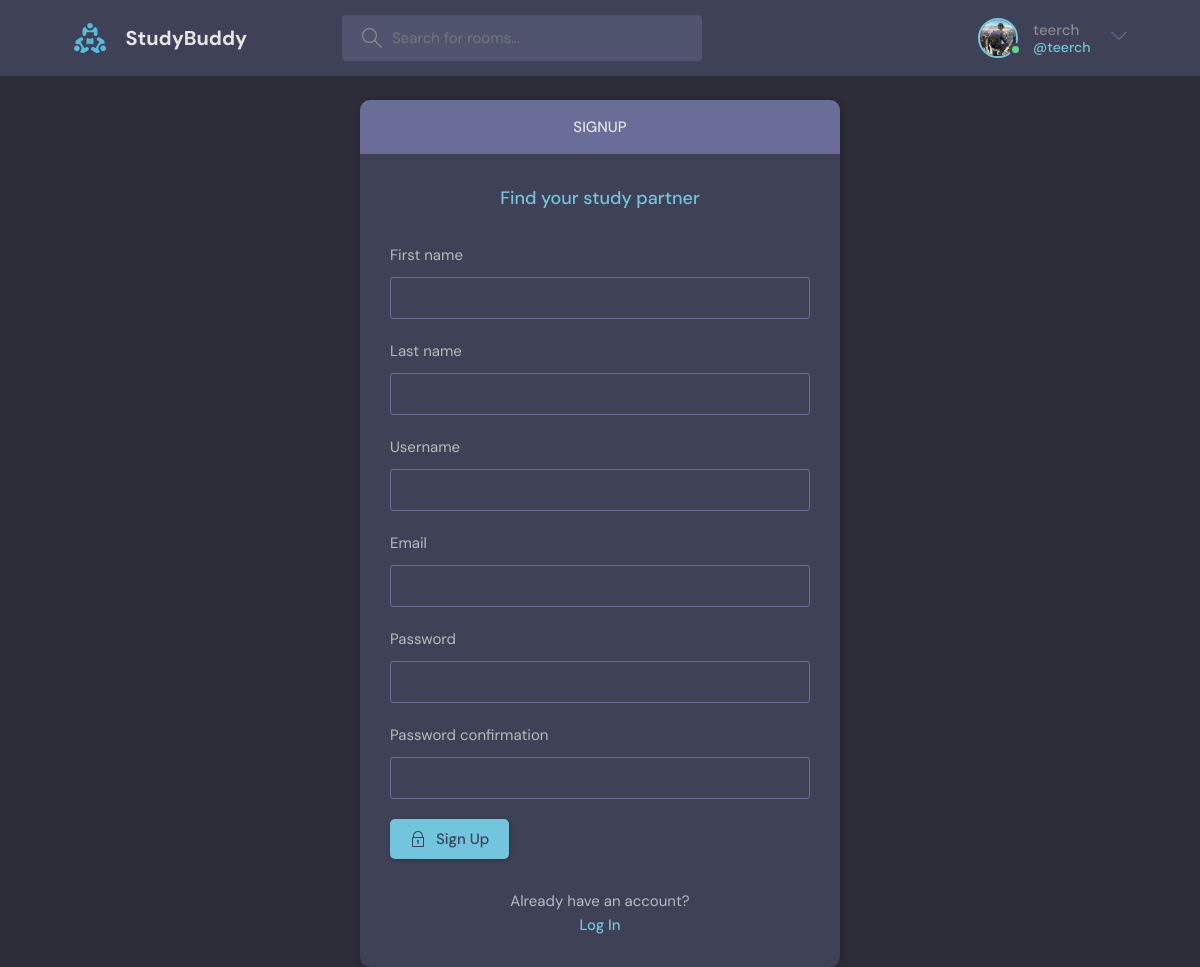
Page /register (signed in) on the committed database.
### base/models.py (models this page shows)
class User(AbstractUser):
    email = models.EmailField(unique=True, null=True)
    bio = models.TextField(null=True)
    avatar = models.ImageField(null=True, default="avatar.svg")
    USERNAME_FIELD = 'email'
    REQUIRED_FIELDS = []

### base/views.py (the view, shortened to what this page needs)
# urls.py: path('register', views.register_page, name="register"),
def register_page(request):
    form = CreateUserForm()
    context = {"form": form}
    return render(request, "base/login_register.html", context)

### base/forms.py
class CreateUserForm(UserCreationForm):
    class Meta:
        model = User
        fields = ['first_name', 'last_name', 'username', 'email','password1', 'password2']

### base/templates/base/login_register.html (shortened to what this page needs)
{% extends "layout.html" %}
{% block content %}
{% if page == 'login' %}
<main class="auth layout">
    <div class="container">
        <div class="layout__box">
            <div class="layout__boxHeader">
                <div class="layout__boxTitle">
                    <h3>Login</h3>
                </div>
            </div>
            <div class="layout__body">
                <h2 class="auth__tagline">
                    Find your study partner
                </h2>
                <form class="form" action="" method="post">
                    {% csrf_token %}
                    {% for field in form %}
                        <div class="form__group form__group">
                            <label for="room_name">{{field.label}}</label>
                            {{field}}
                        </div>
                    {% endfor %}
                    <button class="btn btn--main" type="submit">
                        <svg
                            version="1.1"
                            xmlns="http://www.w3.org/2000/svg"
                            width="32"
                            height="32"
                            viewBox="0 0 32 32"
                        >
                        <title>lock</title>
                        <path
                        d="M27 12h-1v-2c0-5.514-4.486-10-10-10s-10 4.486-10 10v2h-1c-0.553 0-1 0.447-1 1v18c0 0.553 0.447 1 1 1h22c0.553 0 1-0.447 1-1v-18c0-0.553-0.447-1-1-1zM8 10c0-4.411 3.589-8 8-8s8 3.589 8 8v2h-16v-2zM26 30h-20v-16h20v16z"
                        ></path>
                        <path
                        d="M15 21.694v4.306h2v-4.306c0.587-0.348 1-0.961 1-1.694 0-1.105-0.895-2-2-2s-2 0.895-2 2c0 0.732 0.413 1.345 1 1.694z"
                        ></path>
                        </svg>
                        Login
                    </button>
                </form>
                <div class="auth__action">
                    <p>Haven't signed up yet?</p>
                    <a href="{% url 'register' %}" class="btn btn--link">Sign Up</a>
                </div>
            </div>
        </div>
    </div>
</main>
{% else %}
<main class="auth layout">
    <div class="container">
        <div class="layout__box">
            <div class="layout__boxHeader">
                <div class="layout__boxTitle">
                    <h3>Signup</h3>
                </div>
            </div>
            <div class="layout__body">
                <h2 class="auth__tagline">
                    Find your study partner
                </h2>
                <form class="form" action="" method="post">
                    {% for field in form %}
                        <div class="form__group form__group">
                            <label for="room_name">
                                {{field.label}}
                            </label>
                            {{field}}
                        </div>
                    {% endfor %}
                    <button class="btn btn--main" type="submit">
                        Sign Up
                    </button>
                </form>
                <div class="auth__action">
                    <p>Already have an account?</p>
                    <a href="{% url 'login' %}" class="btn btn--link">Log In</a>
                </div>
            </div>
        </div>
    </div>
</main>
{% endif %}
{% endblock  %}

### templates/navbar.html (shortened to what this page needs)
{% load static %}
<header class="header header--loggedIn">
  <div class="container">
    <a href="{% url 'home' %}" class="header__logo">
      <img src="{% static 'images/logo.svg' %}" />
      <h1>StudyBuddy</h1>
    </a>
    <form class="header__search" method="GET" action="{% url 'home' %}">
      <label>
        <input name="q" placeholder="Search for rooms..." />
      </label>
    </form>
    <nav class="header__menu" style="display:flex;justify-content: center; align-items:center;">
      {% if request.user.is_authenticated %}
      <div class="header__user">
        <a href="{% url 'profile' request.user.id %}">
          <div class="avatar avatar--medium active">
            <img src="{{request.user.avatar.url}}" />
          </div>
          <p>{{request.user.username}} <span>@{{request.user.username}}</span></p>
        </a>
        <button class="dropdown-button">
          <svg
            version="1.1"
            xmlns="http://www.w3.org/2000/svg"
            width="32"
            height="32"
            viewBox="0 0 32 32"
          >
            <title>chevron-down</title>
            <path d="M16 21l-13-13h-3l16 16 16-16h-3l-13 13z"></path>
          </svg>
        </button>
      </div>
      {% endif %}
    </nav>
  </div>
</header>

### rows in the picture
User: user.avatar (picture), user.username "teerch"

### other values in the picture
{{ field.label }} "First name" "Last name" "Username" "Email" "Password" "Password confirmation"
